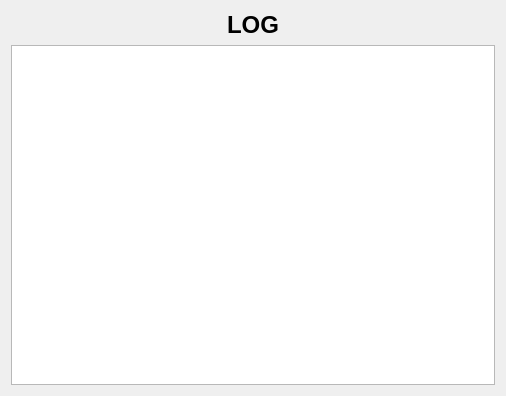
<?xml version="1.0" encoding="UTF-8"?>
<ui version="4.0">
 <class>LogWindow</class>
 <widget class="QWidget" name="LogWindow">
  <property name="geometry">
   <rect>
    <x>0</x>
    <y>0</y>
    <width>506</width>
    <height>396</height>
   </rect>
  </property>
  <property name="windowTitle">
   <string>LogWindow</string>
  </property>
  <layout class="QVBoxLayout" name="verticalLayout">
   <item>
    <widget class="QLabel" name="label">
     <property name="text">
      <string>&lt;html&gt;&lt;head/&gt;&lt;body&gt;&lt;p align=&quot;center&quot;&gt;&lt;span style=&quot; font-size:18pt; font-weight:600;&quot;&gt;LOG&lt;/span&gt;&lt;/p&gt;&lt;/body&gt;&lt;/html&gt;</string>
     </property>
    </widget>
   </item>
   <item>
    <widget class="QTextEdit" name="logText"/>
   </item>
  </layout>
 </widget>
 <layoutdefault spacing="6" margin="11"/>
 <resources/>
 <connections/>
</ui>
